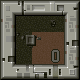

Rendered tile map (Tiled .tmx) drawn with the repository's tilesets; below, a short description and the full map source, tile grids included:
An orthogonal 5x5 tile map with 16x16 px tiles, 1 tile layer (ground), 2 tilesets and 11 objects (5x collider, 2x spot_light, view, directional_light, listener, ...).

<map version="1.10" tiledversion="1.11.2" orientation="orthogonal" renderorder="right-down" width="5" height="5" tilewidth="16" tileheight="16" infinite="0" nextlayerid="23" nextobjectid="28">
 <tileset firstgid="1" name="tileset_01" tilewidth="16" tileheight="16" spacing="1" tilecount="968" columns="44">
  <image source="tileset_01.png" trans="ff00ff" width="748" height="374" />
 </tileset>
 <tileset firstgid="969" source="tileset_01.tsx" />
 <group id="16" name="user_interface" />
 <group id="15" name="main_view">
  <layer id="3" name="ground" class="tilemap" width="5" height="5">
   <data encoding="csv">
61,461,462,441,62,
19,4,5,515,19,
463,354,355,46,464,
464,4,46,568,19,
81,501,502,444,82
</data>
  </layer>
  <objectgroup id="9" name="light_system" class="light_system">
   <properties>
    <property name="shadow" type="color" value="#ff424242" />
   </properties>
   <object id="15" name="spot_light_01" type="spot_light" x="24" y="24">
    <properties>
     <property name="color" type="color" value="#ff55ffff" />
     <property name="intensity" type="float" value="20" />
     <property name="quality" type="float" value="15" />
     <property name="radius" type="float" value="5" />
    </properties>
    <point />
   </object>
   <object id="16" name="spot_light_02" type="spot_light" x="56" y="56">
    <properties>
     <property name="color" type="color" value="#ff55ffff" />
     <property name="intensity" type="float" value="18" />
     <property name="quality" type="float" value="18" />
     <property name="radius" type="float" value="6" />
    </properties>
    <point />
   </object>
  </objectgroup>
  <objectgroup id="12" name="player">
   <object id="20" name="player_view" type="view" x="32" y="32">
    <properties>
     <property name="size" type="class" propertytype="vector2">
      <properties>
       <property name="x" type="float" value="320" />
       <property name="y" type="float" value="240" />
      </properties>
     </property>
     <property name="viewport" type="class" propertytype="rect">
      <properties>
       <property name="size" type="class" propertytype="vector2">
        <properties>
         <property name="x" type="float" value="1" />
         <property name="y" type="float" value="1" />
        </properties>
       </property>
      </properties>
     </property>
    </properties>
    <point />
   </object>
   <object id="22" name="player_collider" type="collider" x="24" y="24" width="16" height="16">
    <ellipse />
   </object>
   <object id="23" name="player_torch" type="directional_light" x="32" y="32">
    <point />
   </object>
   <object id="25" name="player_listener" type="listener" x="32" y="32">
    <point />
   </object>
   <object id="27" name="player_sprite" gid="1681" x="-32" y="32" width="16" height="16" />
  </objectgroup>
  <objectgroup id="10" name="walls" class="walls">
   <properties>
    <property name="obj" type="object" value="13" />
   </properties>
   <object id="10" name="wall_04" type="collider" x="0" y="0" width="16" height="64" />
   <object id="11" name="wall_03" type="collider" x="0" y="64" width="64" height="16" />
   <object id="12" name="wall_02" type="collider" x="16" y="0" width="64" height="16" />
   <object id="13" name="wall_01" type="collider" x="64" y="16" width="16" height="64" />
  </objectgroup>
 </group>
</map>
